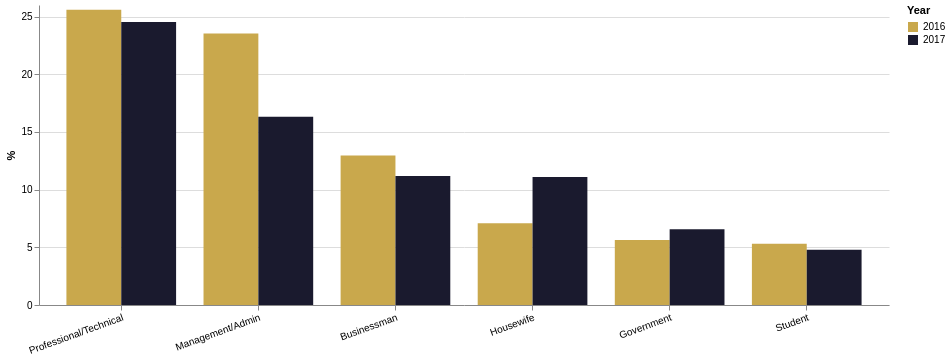

Here is the Vega-Lite specification saved for this chart:
### Vega-Lite specification from a JSON file in a GitHub repository (floating-point values rounded to 4 significant figures)
{"$schema": "https://vega.github.io/schema/vega-lite/v5.json", "width": 850, "height": 300, "data": {"values": [{"year": 2016, "occupation": "Professional/Technical", "pct": 25.58}, {"year": 2016, "occupation": "Management/Admin", "pct": 23.53}, {"year": 2016, "occupation": "Businessman", "pct": 12.95}, {"year": 2016, "occupation": "Housewife", "pct": 7.09}, {"year": 2016, "occupation": "Student", "pct": 5.3}, {"year": 2016, "occupation": "Government", "pct": 5.64}, {"year": 2017, "occupation": "Professional/Technical", "pct": 24.52}, {"year": 2017, "occupation": "Management/Admin", "pct": 16.32}, {"year": 2017, "occupation": "Businessman", "pct": 11.18}, {"year": 2017, "occupation": "Housewife", "pct": 11.1}, {"year": 2017, "occupation": "Student", "pct": 4.78}, {"year": 2017, "occupation": "Government", "pct": 6.56}]}, "mark": "bar", "params": [{"name": "yr", "select": {"type": "point", "fields": ["year"]}, "bind": "legend"}], "encoding": {"x": {"field": "occupation", "type": "nominal", "sort": {"field": "pct", "op": "sum", "order": "descending"}, "axis": {"title": null, "labelAngle": -20}}, "y": {"field": "pct", "type": "quantitative", "axis": {"title": "%"}}, "xOffset": {"field": "year", "type": "nominal"}, "color": {"field": "year", "type": "nominal", "scale": {"domain": [2016, 2017], "range": ["#C9A84C", "#1A1A2E"]}, "legend": {"title": "Year"}}, "opacity": {"condition": {"param": "yr", "value": 1}, "value": 0.3}, "tooltip": [{"field": "occupation"}, {"field": "year"}, {"field": "pct", "title": "%", "format": ".1f"}]}, "config": {"background": "white", "view": {"stroke": null}}}
